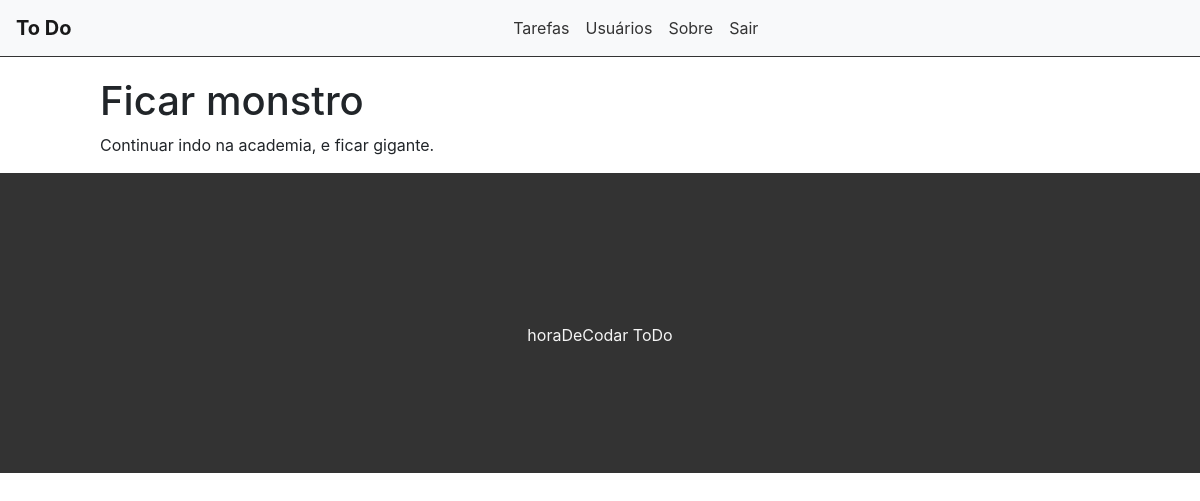
/task/4 (signed in), run on the app's committed database.
### tasks/models.py (models this page shows, shortened)
class Task(models.Model):
    OPTIONS = (
        ('doing', 'Doing'),
        ('done', 'Done'),
    )
    title = models.CharField(max_length=255, default='No title')
    description = models.TextField(default='No description')
    status = models.CharField(
        max_length=5,
        choices=OPTIONS,
    )
    user = models.ForeignKey(get_user_model(), on_delete=models.CASCADE) # on_delete after del some user, all the tasks will be delete too
    created_at = models.DateTimeField(auto_now_add=True)
    updated_at = models.DateTimeField(auto_now=True)

### tasks/views.py (the view)
# urls.py: path('task/<int:id>', views.taskView, name="task-view"),
@login_required
def taskView(request, id):
    task = get_object_or_404(Task, pk=id)
    return render(request, 'tasks/task.html', {'task': task})

### tasks/templates/tasks/task.html (shortened to what this page needs)
{% extends 'base.html' %}
{% block content %}
<div class="offset-1 col-10 list-div">
    <h1>{{task.title}}</h1>
    <p>{{task.description}}</p>
</div>
{% endblock %}

### tasks/static/css/styles.css (style rules this page uses)
.list-div { padding: 0; }

### data on the page
Task: title "Ficar monstro", description "Continuar indo na academia, e ficar gigante."
